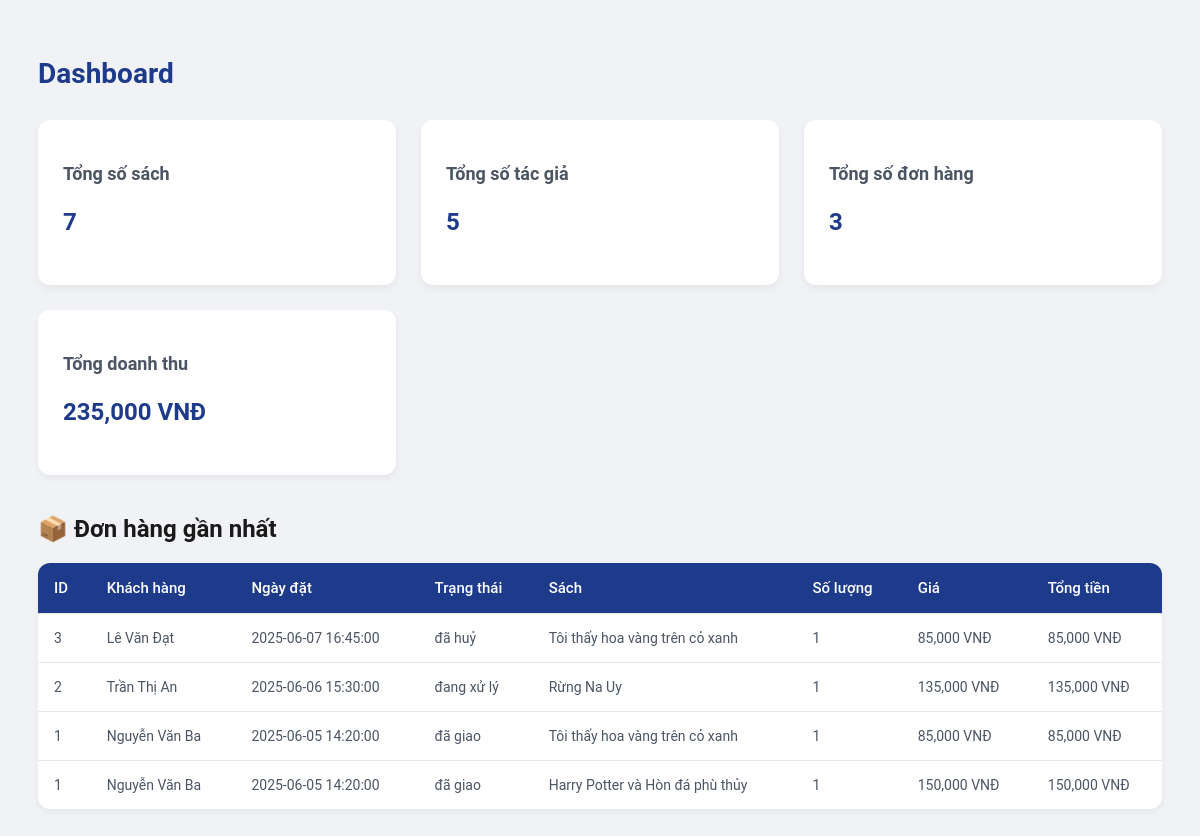
/dashboard.php (signed in), run on the app's committed database.
### tables this page shows
CREATE TABLE `orders` (
  `order_id` int(11) NOT NULL,
  `order_date` datetime NOT NULL DEFAULT current_timestamp(),
  `status` enum('đang xử lý','đã giao','đã huỷ') NOT NULL DEFAULT 'đang xử lý',
  `user_id` int(11) DEFAULT NULL
);

CREATE TABLE `users` (
  `user_id` int(11) NOT NULL,
  `username` varchar(100) NOT NULL,
  `password` varchar(255) NOT NULL,
  `email` varchar(100) DEFAULT NULL,
  `role` enum('admin','customer') NOT NULL DEFAULT 'customer',
  `create_at` timestamp NOT NULL DEFAULT current_timestamp(),
  `full_name` varchar(100) DEFAULT NULL,
  `phone_number` varchar(20) DEFAULT NULL,
  `address` varchar(255) DEFAULT NULL
);

CREATE TABLE `books` (
  `book_id` int(11) NOT NULL,
  `title` varchar(255) NOT NULL,
  `price` decimal(10,2) NOT NULL,
  `quantity` int(11) DEFAULT 0,
  `description` text DEFAULT NULL,
  `url_image` varchar(255) DEFAULT NULL,
  `create_at` timestamp NOT NULL DEFAULT current_timestamp(),
  `publisher_id` int(11) NOT NULL
);

CREATE TABLE `order_details` (
  `order_detail_id` int(11) NOT NULL,
  `order_id` int(11) NOT NULL,
  `book_id` int(11) NOT NULL,
  `quantity` int(11) NOT NULL,
  `price` decimal(10,2) NOT NULL
);

### dashboard.php (the view, shortened to what this page needs)
<?php
require 'Verify/db_connect.php';
?>
<!DOCTYPE html>
<html lang="vi">
<head>
</head>
<body>
    <h1>Dashboard</h1>
    <div class="cards">
        <?php
        $totalBooks = $conn->query("SELECT COUNT(*) AS total FROM books")->fetch_assoc()['total'];
        $totalAuthors = $conn->query("SELECT COUNT(*) AS total FROM author")->fetch_assoc()['total'];
        $totalOrders = $conn->query("SELECT COUNT(*) AS total FROM orders")->fetch_assoc()['total'];
        $totalRevenue = $conn->query("
        SELECT SUM(od.quantity * od.price) AS revenue
        FROM order_details od
        JOIN orders o ON od.order_id = o.order_id
        WHERE o.status = 'đã giao'
    ")->fetch_assoc()['revenue'];
        ?>
        <div class="card">
            <h3>Tổng số sách</h3>
            <p><?php echo $totalBooks; ?></p>
        </div>
        <div class="card">
            <h3>Tổng số tác giả</h3>
            <p><?php echo $totalAuthors; ?></p>
        </div>
        <div class="card">
            <h3>Tổng số đơn hàng</h3>
            <p><?php echo $totalOrders; ?></p>
        </div>
        <div class="card">
            <h3>Tổng doanh thu</h3>
            <p><?php echo number_format($totalRevenue); ?> VNĐ</p>
        </div>
    </div>
    <h2>📦 Đơn hàng gần nhất</h2>
    <table>
        <tr>
            <th>ID</th>
            <th>Khách hàng</th>
            <th>Ngày đặt</th>
            <th>Trạng thái</th>
            <th>Sách</th>
            <th>Số lượng</th>
            <th>Giá</th>
            <th>Tổng tiền</th>
        </tr>
        <?php
        $sql = "
        SELECT o.order_id, u.full_name, o.order_date, o.status, b.title, od.quantity, od.price
        FROM orders o
        JOIN users u ON o.user_id = u.user_id
        JOIN order_details od ON o.order_id = od.order_id
        JOIN books b ON b.book_id = od.book_id
        ORDER BY o.order_date DESC
        LIMIT 10;
    ";
        $result = $conn->query($sql);
        while ($row = $result->fetch_assoc()) {
            $tong = $row['quantity'] * $row['price'];
            echo "<tr>
            <td>{$row['order_id']}</td>
            <td>{$row['full_name']}</td>
            <td>{$row['order_date']}</td>
            <td>{$row['status']}</td>
            <td>{$row['title']}</td>
            <td>{$row['quantity']}</td>
            <td>" . number_format($row['price']) . " VNĐ</td>
            <td>" . number_format($tong) . " VNĐ</td>
        </tr>";
        }
        ?>
    </table>
</body>
</html>

### dashboard.php (style rules this page uses)
body { font-family: 'Roboto', sans-serif; background: #f0f2f5; padding: 30px; color: #1a1a1a; }
h1 { color: #1e3a8a; margin-bottom: 30px; font-size: 28px; display: flex; align-items: center; gap: 12px; }
.cards { display: grid; grid-template-columns: repeat(auto-fit, minmax(280px, 1fr)); gap: 25px; margin-bottom: 40px; }
.card { background: #fff; padding: 25px; border-radius: 12px; box-shadow: 0 4px 6px rgba(0, 0, 0, 0.05); transition: transform 0.3s ease, box-shadow 0.3s ease; }
.card h3 { color: #4b5563; margin-bottom: 15px; font-size: 18px; display: flex; align-items: center; gap: 10px; }
.card p { font-size: 24px; font-weight: bold; color: #1e3a8a; }
table { width: 100%; border-collapse: separate; border-spacing: 0; background: #fff; border-radius: 12px; overflow: hidden; box-shadow: 0 4px 6px rgba(0, 0, 0, 0.05); }
th, td { padding: 16px; text-align: left; border-bottom: 1px solid #e5e7eb; }
th { background: #1e3a8a; color: white; font-weight: 500; font-size: 15px; }
td { color: #4b5563; font-size: 14px; }
tr:last-child td { border-bottom: none; }

### data on the page
orders: order_id "3", user.full_name "Lê Văn Đạt", order_date "2025-06-07 16:45:00", status "đã huỷ", books.title "Tôi thấy hoa vàng trên cỏ xanh", order_details.quantity "1", order_details.price "85,000", order_details.quantity+price "85,000"
orders: order_id "2", user.full_name "Trần Thị An", order_date "2025-06-06 15:30:00", status "đang xử lý", books.title "Rừng Na Uy", order_details.quantity "1", order_details.price "135,000", order_details.quantity+price "135,000"
orders: order_id "1", user.full_name "Nguyễn Văn Ba", order_date "2025-06-05 14:20:00", status "đã giao", books.title "Tôi thấy hoa vàng trên cỏ xanh", order_details.quantity "1", order_details.price "85,000", order_details.quantity+price "85,000", books.title "Harry Potter và Hòn đá phù thủy", order_details.price "150,000", order_details.quantity+price "150,000"

### other printed values
$totalBooks "7"
$totalAuthors "5"
$totalOrders "3"
$totalRevenue "235,000"
